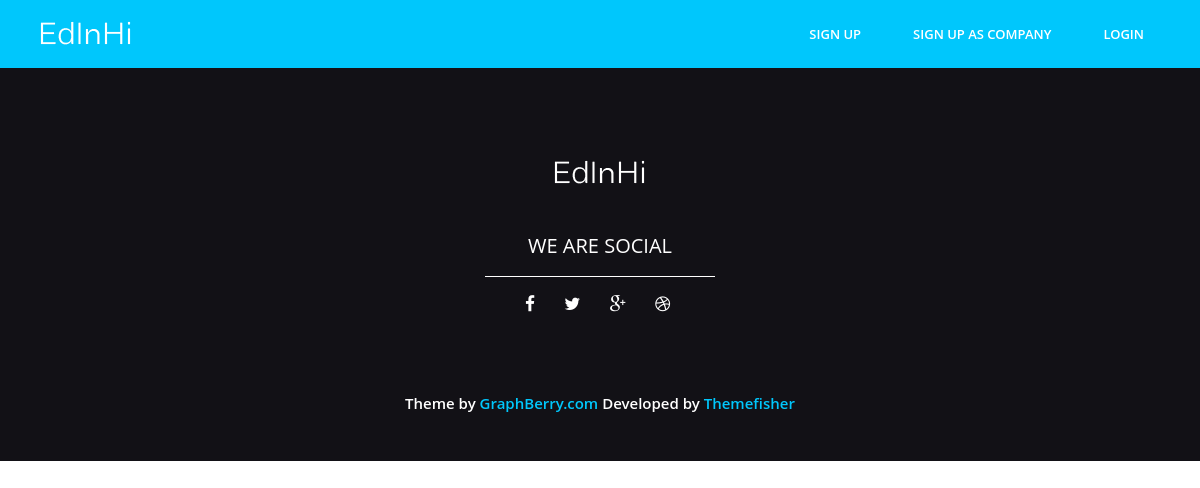
/specializations/all_spec, run on an earlier commit of the app's database.
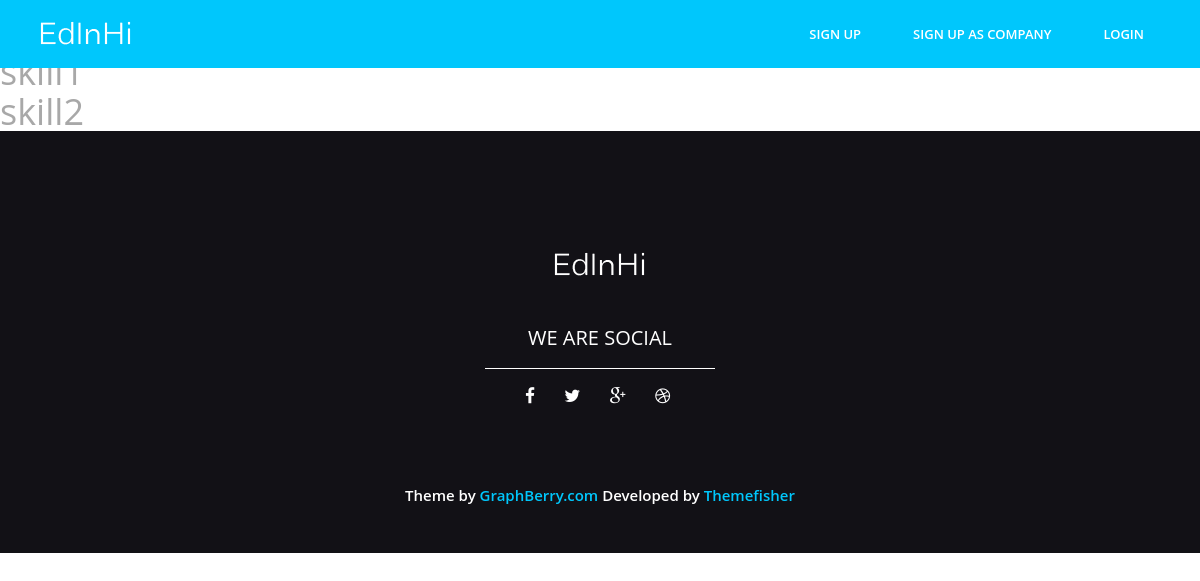
And on a later commit of the database.
### skill/models.py (models this page shows)
class Skill(models.Model):
    name = models.CharField(max_length=200)
    description = models.TextField()
    media_books = models.ManyToManyField(Book)
    media_video = models.ManyToManyField(Video)
    specialization = models.ForeignKey(Specialization, blank=True)

### specialization/views.py (the view)
def all_specializations(request):
    all = Specialization.objects.all()
    return render(request, 'specializations.html', {'all' : all})

### specialization/templates/specializations.html (shortened to what this page needs)
{% extends 'main_app/base.html' %}
{% block content %}
    <br><br><br>
    {% for spec in all %}
        <p>{{ spec.name }}</p>
        {% for skill in spec.skill_set.all %}
            <h1>{{ skill.name }}</h1>
        {% endfor %}
    {% endfor %}
{% endblock %}

### main_app/templates/main_app/base.html (shortened to what this page needs)
{% load staticfiles %}
<!DOCTYPE html>
<html lang="en">
<head>
    <link rel="stylesheet" href="{% static "css/font-awesome.min.css" %}">
    <link rel="stylesheet" href="{% static "css/bootstrap.min.css" %}">
    <link rel="stylesheet" href="{% static "css/jquery.fancybox.css" %}">
    <link rel="stylesheet" href="{% static "css/animate.css" %}">
    <link rel="stylesheet" href="{% static "css/main.css" %}">
    <link rel="stylesheet" href="{% static "css/custom.css" %}">
    <link rel="stylesheet" href="{% static "css/responsive.css" %}">
</head>
<body>
        <header id="navigation" class="navbar-fixed-top animated-nav">
            <div class="container">
                <div class="navbar-header">
                    <h1 class="navbar-brand">
                        <a href="{% url "index" %}">
                            <img src="{% static "img/logo.png" %}" alt="Kasper Logo">
                        </a>
                    </h1>
                    </div>
                    <nav class="collapse navigation navbar-collapse navbar-right" role="navigation">
                        <ul id="nav" class="nav navbar-nav">
                            {% if request.user.is_authenticated %}
                                {% if request.user.abstractuser.is_company == True %}
                                    <li><a href="{% url "company" %}" class="btn">Company Profile</a></li>
                                {% else %}
                                    <li><a href="{% url "all_companies" %}" class="btn">All Companies</a></li>
                                    <li><a href="{% url "profile" %}" class="btn">Profile</a></li>
                                {% endif %}
                                <li><a href="{% url "sign_out" %}" class="btn">Sign Out</a></li>
                            {% else %}
                                <li><a href="{% url "reg" %}" class="btn">Sign Up</a></li>
                                <li><a href="{% url "company_reg" %}" class="btn">Sign Up As Company</a></li>
                                <li><a href="{% url "auth" %}" class="btn"></span>Login</a></li>
                            {% endif %}
                        </ul>
                    </nav>
                </div>
        </header>
        {% block content %}
        {% endblock %}
        <footer id="footer" class="text-center">
            <div class="container">
                <div class="row">
                    <div class="col-lg-12">
                        <div class="footer-logo wow fadeInDown">
                            <img src="{% static "img/logo.png" %}" alt="logo">
                        </div>
                        <div class="footer-social wow fadeInUp">
                            <h3>We are social</h3>
                            <ul class="text-center list-inline">
                                <li><a href="http://goo.gl/RqhEjP"><i class="fa fa-facebook fa-lg"></i></a></li>
                                <li><a href="http://goo.gl/hUfpSB"><i class="fa fa-twitter fa-lg"></i></a></li>
                                <li><a href="http://goo.gl/r4xzR4"><i class="fa fa-google-plus fa-lg"></i></a></li>
                                <li><a href="http://goo.gl/k9zAy5"><i class="fa fa-dribbble fa-lg"></i></a></li>
                            </ul>
                        </div>
                        <div class="copyright">
                            <p>Theme by <a href="http://graphberry.com">GraphBerry.com</a> Developed by <a target="_blank" href="http://www.themefisher.com">Themefisher</a></p>
                        </div>
                    </div>
                </div>
            </div>
        </footer>
    </body>
</html>

### main_app/static/css/main.css (style rules this page uses)
body { background-color: #fff; font-family: 'Open Sans', sans-serif; line-height: 1; font-size: 13px; color: #a8a8a8; }
ol, ul { margin: 0; padding: 0; list-style: none; }
figure, p { margin: 0; }
a { -webkit-transition: all .3s ease-in 0s; -moz-transition: all .3s ease-in 0s; -ms-transition: all .3s ease-in 0s; -o-transition: all .3s ease-in 0s; transition: all .3s ease-in 0s; }
a, a:focus, a:hover { text-decoration: none; outline: 0; }
h1, h2, h3, h4, h5, h6 { font-family: 'Open Sans', sans-serif; font-weight: normal; margin: 0; }
.btn { border-radius: 0; }
.animated-nav .navbar-brand { padding: 15px 0; }
.animated-nav .navigation .navbar-nav > li > a { padding: 23px 25px; }
#navigation > .container { border-bottom: 1px solid #636364; }
.animated-nav#navigation > .container { border-bottom: none; }
.navbar-brand { height: inherit; padding: 30px 0; }
.navbar-brand a { display: block; }
.navigation .navbar-nav > li > a { color: #fff; font-size: 13px; font-weight: 600; padding: 38px 25px; text-transform: uppercase; }
#footer { background-color: #121116; padding: 115px 0 35px; }
.footer-logo { margin-bottom: 45px; }
.footer-social { margin-bottom: 85px; }
.footer-social h3 { font-size: 20px; color: #fff; text-transform: uppercase; margin-bottom: 20px; padding-bottom: 20px; position: relative; }
.footer-social h3:after { border-bottom: 1px solid #fff; bottom: 0; content: ""; display: block; left: 50%; margin-left: -115px; position: absolute; width: 230px; }
.footer-social ul li a { color: #fff; display: block; margin: 0 8px; }
.copyright { font-size: 15px; font-weight: 600; color: #fff; }
.copyright a { color: #00C7FC; }
.copyright p:first-child { margin-bottom: 15px; }

What changed in the data, as far as the page shows it:
added Skill: name "skill1"
added Skill: name "skill2"
